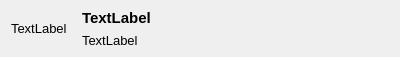
<?xml version="1.0" encoding="UTF-8"?>
<ui version="4.0">
 <class>inputWidget</class>
 <widget class="QWidget" name="inputWidget">
  <property name="geometry">
   <rect>
    <x>0</x>
    <y>0</y>
    <width>400</width>
    <height>54</height>
   </rect>
  </property>
  <property name="sizePolicy">
   <sizepolicy hsizetype="MinimumExpanding" vsizetype="MinimumExpanding">
    <horstretch>0</horstretch>
    <verstretch>0</verstretch>
   </sizepolicy>
  </property>
  <property name="minimumSize">
   <size>
    <width>400</width>
    <height>0</height>
   </size>
  </property>
  <property name="maximumSize">
   <size>
    <width>16777215</width>
    <height>16777215</height>
   </size>
  </property>
  <property name="font">
   <font>
    <pointsize>10</pointsize>
   </font>
  </property>
  <property name="windowTitle">
   <string>Form</string>
  </property>
  <property name="windowOpacity">
   <double>1.000000000000000</double>
  </property>
  <property name="autoFillBackground">
   <bool>false</bool>
  </property>
  <layout class="QHBoxLayout" name="horizontalLayout_2">
   <property name="topMargin">
    <number>0</number>
   </property>
   <property name="rightMargin">
    <number>6</number>
   </property>
   <property name="bottomMargin">
    <number>0</number>
   </property>
   <item>
    <widget class="QLabel" name="labelIcon">
     <property name="sizePolicy">
      <sizepolicy hsizetype="Fixed" vsizetype="Preferred">
       <horstretch>0</horstretch>
       <verstretch>0</verstretch>
      </sizepolicy>
     </property>
     <property name="maximumSize">
      <size>
       <width>150</width>
       <height>16777215</height>
      </size>
     </property>
     <property name="autoFillBackground">
      <bool>false</bool>
     </property>
     <property name="text">
      <string>TextLabel</string>
     </property>
    </widget>
   </item>
   <item>
    <widget class="QWidget" name="widgetLabels" native="true">
     <property name="sizePolicy">
      <sizepolicy hsizetype="MinimumExpanding" vsizetype="Preferred">
       <horstretch>0</horstretch>
       <verstretch>0</verstretch>
      </sizepolicy>
     </property>
     <layout class="QVBoxLayout" name="verticalLayout_3">
      <item>
       <widget class="QLabel" name="labelName">
        <property name="sizePolicy">
         <sizepolicy hsizetype="Preferred" vsizetype="Preferred">
          <horstretch>0</horstretch>
          <verstretch>0</verstretch>
         </sizepolicy>
        </property>
        <property name="font">
         <font>
          <pointsize>11</pointsize>
          <weight>75</weight>
          <bold>true</bold>
         </font>
        </property>
        <property name="text">
         <string>TextLabel</string>
        </property>
        <property name="alignment">
         <set>Qt::AlignBottom|Qt::AlignLeading|Qt::AlignLeft</set>
        </property>
       </widget>
      </item>
      <item>
       <widget class="QLabel" name="labelDetail">
        <property name="text">
         <string>TextLabel</string>
        </property>
        <property name="alignment">
         <set>Qt::AlignLeading|Qt::AlignLeft|Qt::AlignTop</set>
        </property>
       </widget>
      </item>
     </layout>
    </widget>
   </item>
  </layout>
 </widget>
 <resources/>
 <connections/>
</ui>
